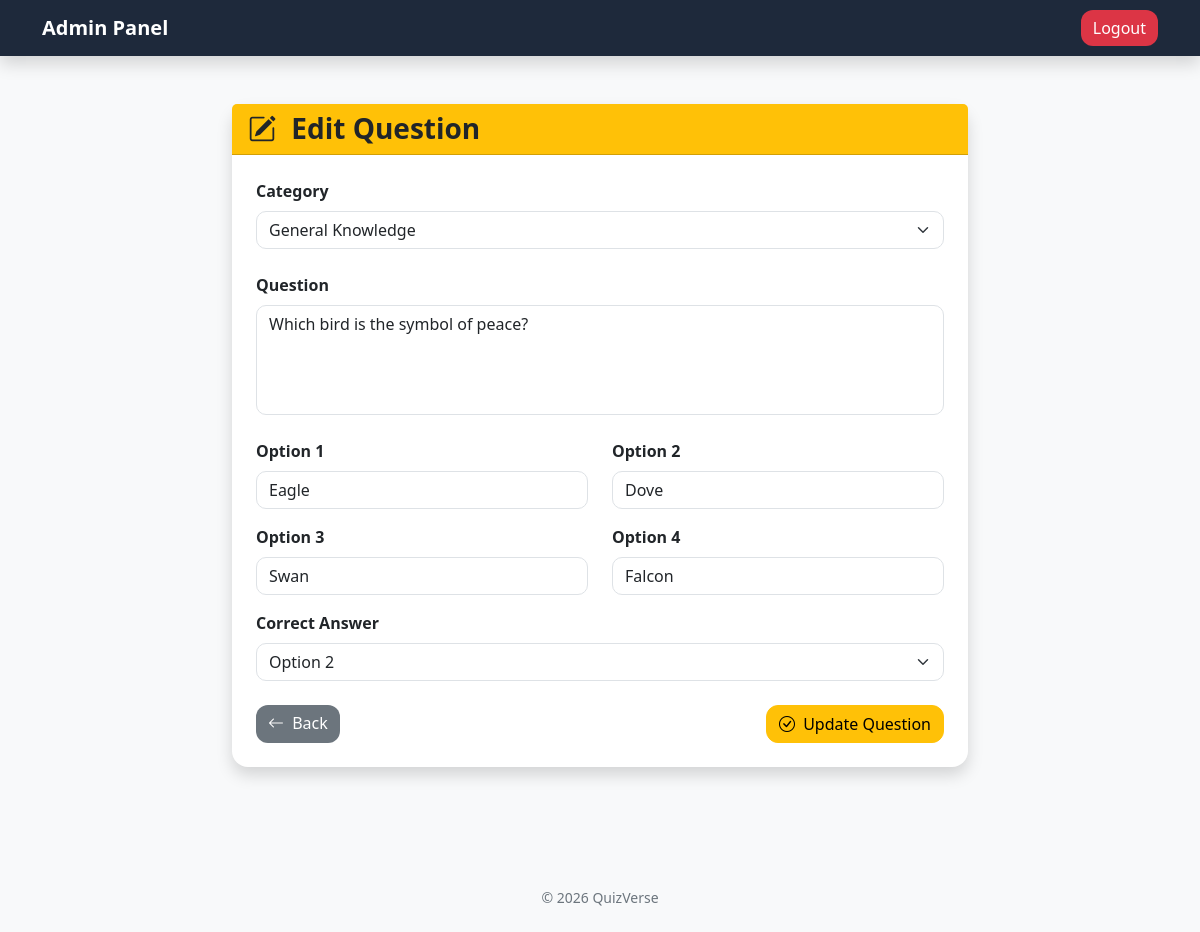
The app's page /online-quiz-system/admin/edit_question.php?id=13 (signed in) with its own data.
### tables this page shows
CREATE TABLE `questions` (
  `id` int(11) NOT NULL,
  `category_id` int(11) NOT NULL,
  `question` text NOT NULL,
  `option1` varchar(255) NOT NULL,
  `option2` varchar(255) NOT NULL,
  `option3` varchar(255) NOT NULL,
  `option4` varchar(255) NOT NULL,
  `correct_answer` enum('option1','option2','option3','option4') NOT NULL DEFAULT current_timestamp(),
  `created at` timestamp NOT NULL DEFAULT current_timestamp() ON UPDATE current_timestamp()
);

CREATE TABLE `categories` (
  `id` int(11) NOT NULL,
  `category_name` varchar(100) NOT NULL,
  `description` text DEFAULT NULL,
  `created_at` timestamp NOT NULL DEFAULT current_timestamp()
);

### online-quiz-system/admin/edit_question.php (the view, shortened to what this page needs)
<?php
include("../includes/db.php");
$id = intval($_GET['id']);
$result = mysqli_query(
    $conn,
    "SELECT * FROM questions WHERE id='$id'"
);
$row = mysqli_fetch_assoc($result);
$categories = mysqli_query(
    $conn,
    "SELECT * FROM categories ORDER BY category_name"
);
?>
<!DOCTYPE html>
<html lang="en">
<head>
<link
    href="https://cdn.jsdelivr.net/npm/bootstrap@5.3.7/dist/css/bootstrap.min.css"
    rel="stylesheet"
>
<link
    rel="stylesheet"
    href="../css/style.css"
>
<link
    rel="stylesheet"
    href="https://cdn.jsdelivr.net/npm/bootstrap-icons@1.11.3/font/bootstrap-icons.min.css"
>
</head>
<body class="bg-light">
<nav class="navbar navbar-dark bg-dark shadow">
    <div class="container">
        <a
            class="navbar-brand fw-bold"
            href="dashboard.php"
        >
            Admin Panel
        </a>
        <a
            href="logout.php"
            class="btn btn-danger"
        >
            Logout
        </a>
    </div>
</nav>
<div class="container py-5">
    <div class="row justify-content-center">
        <div class="col-lg-8">
            <div class="card shadow border-0">
                <div class="card-header bg-warning">
                    <h3 class="mb-0 text-dark">
                        <i class="bi bi-pencil-square me-2"></i>
                        Edit Question
                    </h3>
                </div>
                <div class="card-body p-4">
                    <form method="POST">
                        <div class="mb-4">
                            <label class="form-label fw-semibold">
                                Category
                            </label>
                            <select
                                name="category_id"
                                class="form-select"
                                required
                            >
                                <?php
                                while(
                                    $cat =
                                    mysqli_fetch_assoc($categories)
                                )
                                {
                                ?>
                                <option
                                    value="<?php echo $cat['id']; ?>"
                                    <?php
                                    if(
                                        $cat['id'] ==
                                        $row['category_id']
                                    )
                                    {
                                        echo "selected";
                                    }
                                    ?>
                                >
                                    <?php
                                    echo htmlspecialchars(
                                        $cat['category_name']
                                    );
                                    ?>
                                </option>
                                <?php
                                }
                                ?>
                            </select>
                        </div>
                        <div class="mb-4">
                            <label class="form-label fw-semibold">
                                Question
                            </label>
                            <textarea
                                name="question"
                                class="form-control"
                                rows="4"
                                required
                            ><?php
                            echo htmlspecialchars(
                                $row['question']
                            );
                            ?></textarea>
                        </div>
                        <div class="row">
                            <div class="col-md-6 mb-3">
                                <label class="form-label fw-semibold">
                                    Option 1
                                </label>
                                <input
                                    type="text"
                                    name="option1"
                                    class="form-control"
                                    value="<?php
                                    echo htmlspecialchars(
                                        $row['option1']
                                    );
                                    ?>"
                                    required
                                >
                            </div>
                            <div class="col-md-6 mb-3">
                                <label class="form-label fw-semibold">
                                    Option 2
                                </label>
                                <input
                                    type="text"
                                    name="option2"
                                    class="form-control"
                                    value="<?php
                                    echo htmlspecialchars(
                                        $row['option2']
                                    );
                                    ?>"
                                    required
                                >
                            </div>
                            <div class="col-md-6 mb-3">
                                <label class="form-label fw-semibold">
                                    Option 3
                                </label>
                                <input
                                    type="text"
                                    name="option3"
                                    class="form-control"
                                    value="<?php
                                    echo htmlspecialchars(
                                        $row['option3']
                                    );
                                    ?>"
                                    required
                                >
                            </div>
                            <div class="col-md-6 mb-3">
                                <label class="form-label fw-semibold">
                                    Option 4
                                </label>
                                <input
                                    type="text"
                                    name="option4"
                                    class="form-control"
                                    value="<?php
                                    echo htmlspecialchars(
                                        $row['option4']
                                    );
                                    ?>"
                                    required
                                >
                            </div>
                        </div>
                        <div class="mb-4">
                            <label class="form-label fw-semibold">
                                Correct Answer
                            </label>
                            <select
                                name="correct_answer"
                                class="form-select"
                                required
                            >
                                <option
                                    value="option2"
                                    <?php
                                    if(
                                        $row['correct_answer']
                                        == "option2"
                                    )
                                    {
                                        echo "selected";
                                    }
                                    ?>
                                >
                                    Option 2
                                </option>
                            </select>
                        </div>
                        <div class="d-flex justify-content-between">
                            <a
                                href="questions.php"
                                class="btn btn-secondary"
                            >
                                <i class="bi bi-arrow-left me-1"></i>
                                Back
                            </a>
                            <button
                                type="submit"
                                name="update"
                                class="btn btn-warning"
                            >
                                <i class="bi bi-check-circle me-1"></i>
                                Update Question
                            </button>
                        </div>
                    </form>
                </div>
            </div>
        </div>
    </div>
</div>
<?php include("../includes/footer.php"); ?>
</body>
</html>

### online-quiz-system/css/style.css (style rules this page uses)
body { font-family: "Segoe UI", Tahoma, Geneva, Verdana, sans-serif; background: #f5f7fb; color: #1E293B; }
.navbar { background: #1E293B !important; }
.navbar-brand { display: flex; flex-direction: column; text-decoration: none; }
.card { border: none; border-radius: 16px; box-shadow: 0 8px 20px rgba(0, 0, 0, .08); transition: .25s; }
.btn { border-radius: 12px; font-weight: 500; transition: .25s; }
.btn-danger { border: none; }
.btn-secondary { border: none; }
input, select, textarea { border-radius: 10px !important; }
textarea { resize: none; }
h1, h2, h3, h4, h5 { font-weight: 700; color: #1E293B; }
a { text-decoration: none; }

### records on screen
questions: category_id "General Knowledge", question "Which bird is the symbol of peace?", option1 "Eagle", option2 "Dove", option3 "Swan", option4 "Falcon", correct_answer "Option 2"
